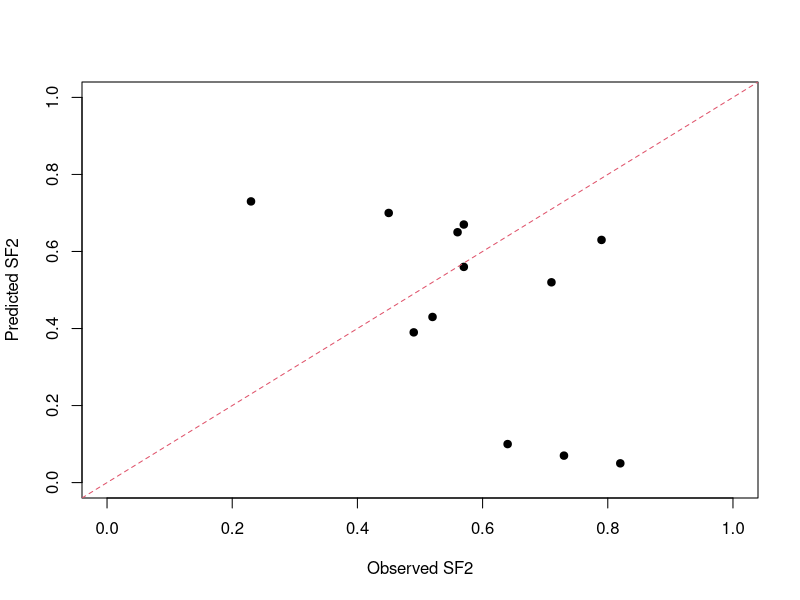
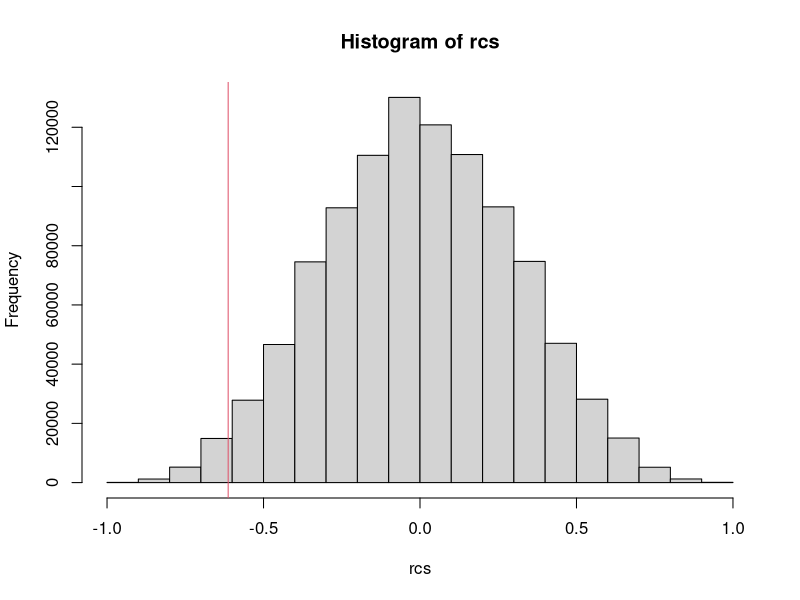

Write the R code that produced these figures, in order.
# In this script we shall take a look at the test set of
# the original paper on RSI
dat<-read.csv("eschrich_2009.csv",header=T)
plot(dat$Predicted,dat$Observed,xlim=c(0,1),
     ylim=c(0,1),pch=19,xlab="Observed SF2",
     ylab="Predicted SF2")
abline(a=0,b=1,col=2,lty=2)
# Wow thats really bad!
cor.test(dat$Predicted,dat$Observed,method="spearman")
# in fact the correlation is negative! -0.61 p = 0.03
# oh my!  Hmmm! So if it predicts anything its the other way round!

# Let's compare to random guessing
cs<-cor(dat$Observed,dat$Predicted,method="spearman")
set.seed(2021)
rcs<-array(NA,dim=c(1000000,1))
for (ii in 1:1000000){
  dummy<-runif(length(dat$Observed))
  rcs[ii]<-cor(dat$Observed,dummy,method="spearman")
}
hist(rcs)
abline(v=cs,col=2)
sum(rcs>=cs)/1000000
# 98% of random gusses show a better correlation to SF at 2 Gy than RSI!!!